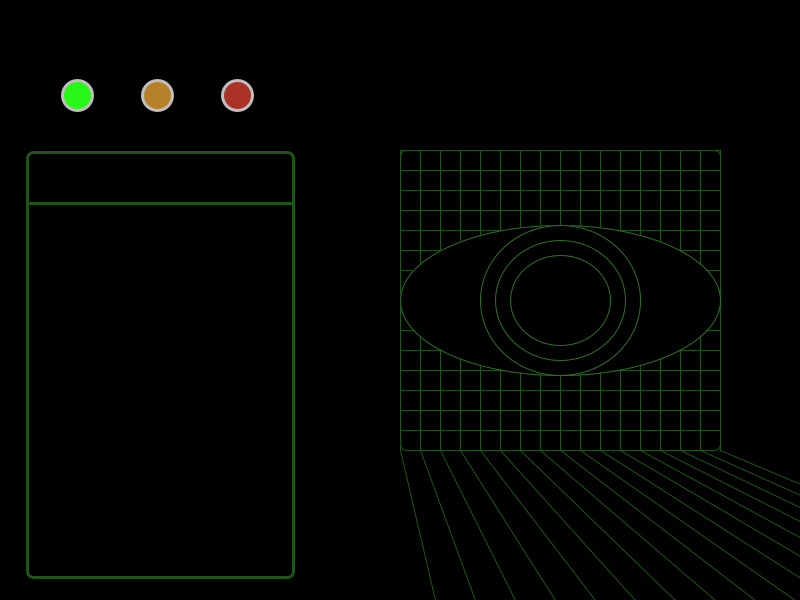
Frame 1 (no input)
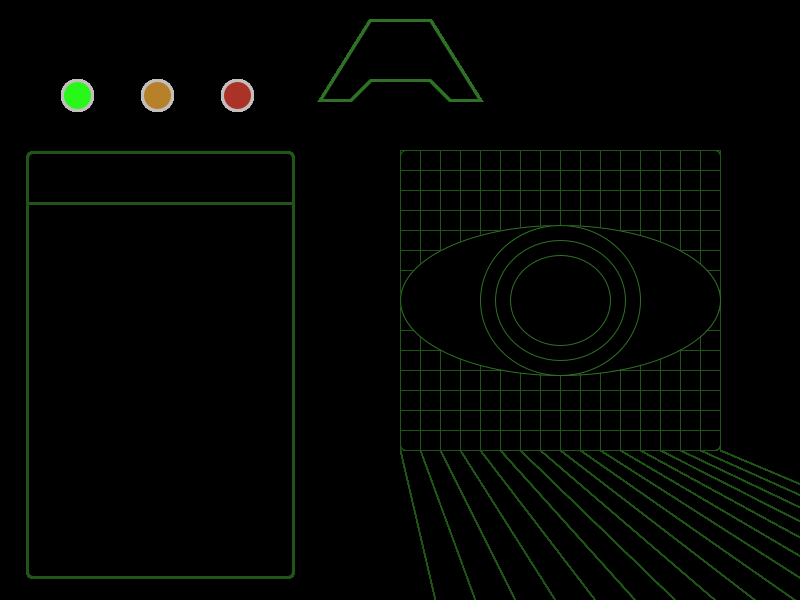
Frame 60 (the mouse pressed at the canvas centre just before this capture)
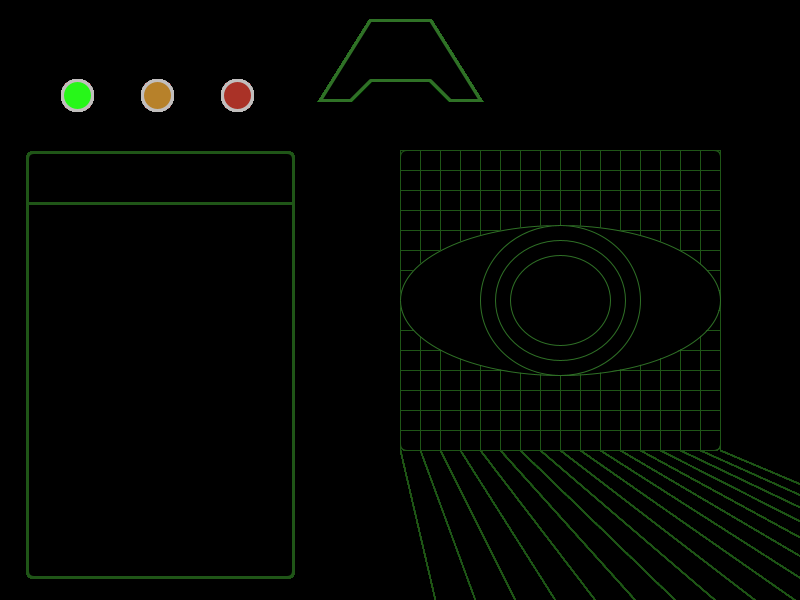
Frame 120 (the mouse held since frame 60 and released just before this capture)

The Processing sketch that drew these frames (run headless with seeded random() and noise(); from frame 60 on, the mouse is pressed at the canvas centre):

// Processing sketch: control_panel
// ── control_panel.pde
void setup() {
  size(800, 600);
  background(0);
}

void draw() {
  
  cpLogo();
  crewData();
  grid();
  centreEye(); //in draw for radar method

}

//This is the "all seeing eye" at centre of screen
//I want a radar in the centre upon user instruction
//I want a grid and lightning bolts printed across
float x, y, eyeW, eyeH;

void centreEye() {
  x = width*0.7;
  y = height/2;
  eyeW = width*0.4; //eye width
  eyeH = height/4; //eye height
  stroke(47, 113, 38);
  fill(0);
  arc(x, y, eyeW, eyeH, -PI, 0); //top eye arc
  arc(x, y, eyeW, eyeH, 0, PI);  //bottom eye arc
  ellipse(x, y, eyeW/2, eyeH);  //first ellipse
  ellipse(x, y, eyeW/2-30, eyeH-30);  //second ellipse
  ellipse(x, y, eyeW/2-60, eyeH-60);  //third ellipse
  //I need to insert a radar in the centre, which is activated by user instruction
}

void grid() {
  
  x = width*0.7;
  y = height/2;
  eyeW = width*0.4; //used for rect width
  
  
  int yPos1, yPos2, xPos1, xPos2, xPos3; //used to draw the grid
  xPos1 = 400;
  xPos2 = 720;
  xPos3 = 400;
  yPos1 = 150;
  yPos2 = 450;

  
  stroke(31, 85, 23);
  strokeWeight(1);
  fill(0);
  rectMode(CENTER);
  rect(x, y, eyeW, height/2, 7);
  
  for( int i = xPos1; i<xPos2+1; i+=20)
  {
    line(i, yPos1, i, yPos2); //vertical
    line(i, yPos2, xPos3+35, height);
    xPos3 += 40;
  }
  for(int j = yPos1; j < yPos2 ; j+=20)
  {
    line(xPos1, j, xPos2, j); //horizontal
  }
}

void crewData(){

  stroke(31, 85, 23);
  fill(0);
  rectMode(CENTER);
  rect(width/5, height/2+65, width/3, height-175, 7); //outer rect
  line((width/5)-(width/6), height/2-97, (width/5)+(width/6), height/2-97);
  int a;
  a=77;
  strokeWeight(3);
  stroke(193,190,189);
  fill(39,247,25);
  ellipse(a, 95, 30, 30);  //3 alarm buttons
  fill(183,129,42);
  ellipse(a+80, 95, 30, 30);  //3 alarm buttons
  fill(170,50,39);
  ellipse(a+160, 95, 30, 30);  //3 alarm buttons
}

PShape logo;
//Control panel logo
void cpLogo(){
  
  strokeWeight(3);
  logo = createShape();
  logo.beginShape();
  stroke(31, 85, 23);
  logo.fill(0);
  logo.vertex(width/2-30, 20);
  logo.vertex(width/2+30, 20);
  logo.vertex(width/2+80, 100);
  logo.vertex(width/2+50, 100);
  logo.vertex(width/2+30, 80);
  logo.vertex(width/2-30, 80);
  logo.vertex(width/2-50, 100);
  logo.vertex(width/2-80, 100);  
  logo.endShape(CLOSE);
  shape(logo);
  
  
  
}
